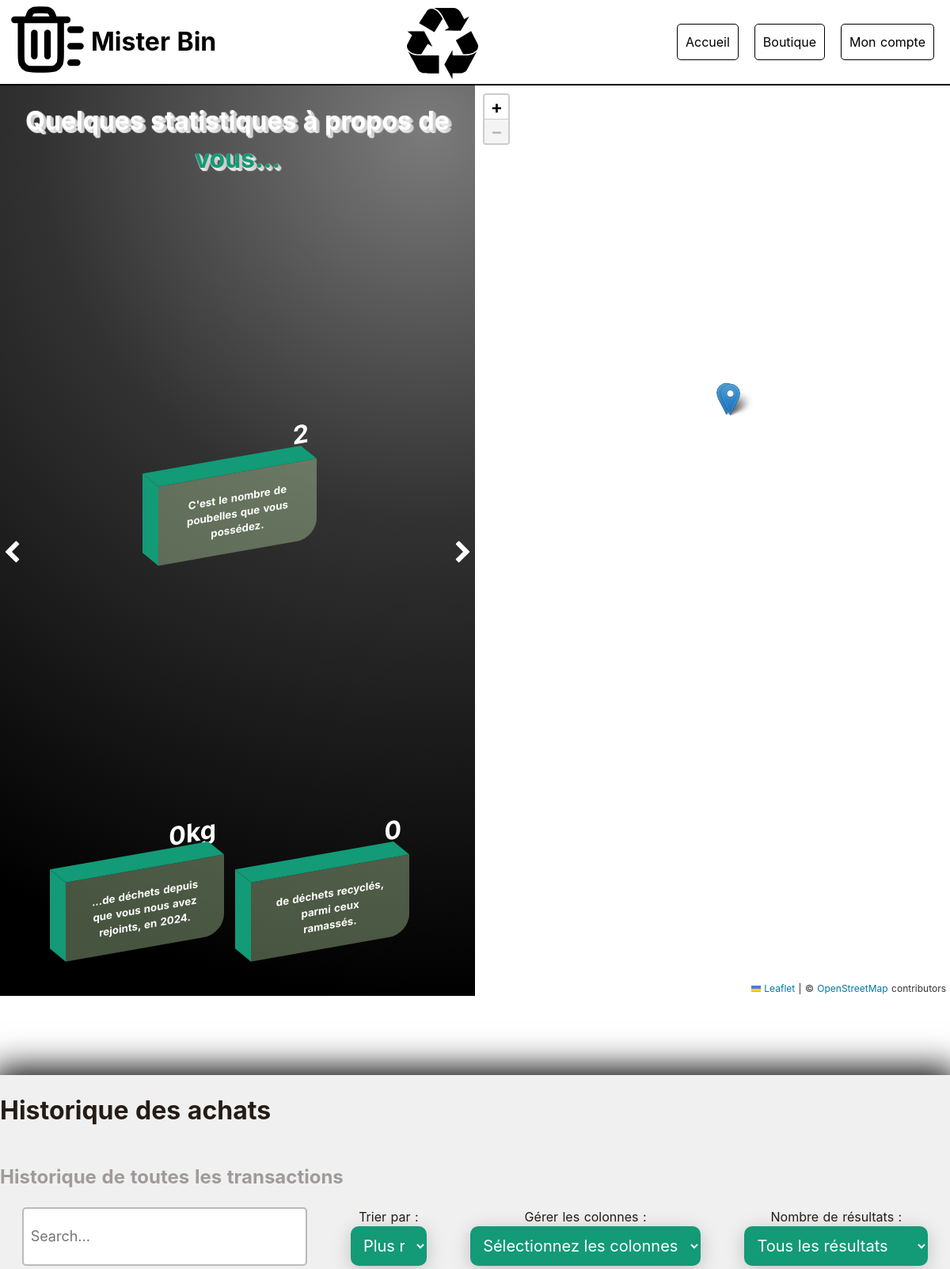
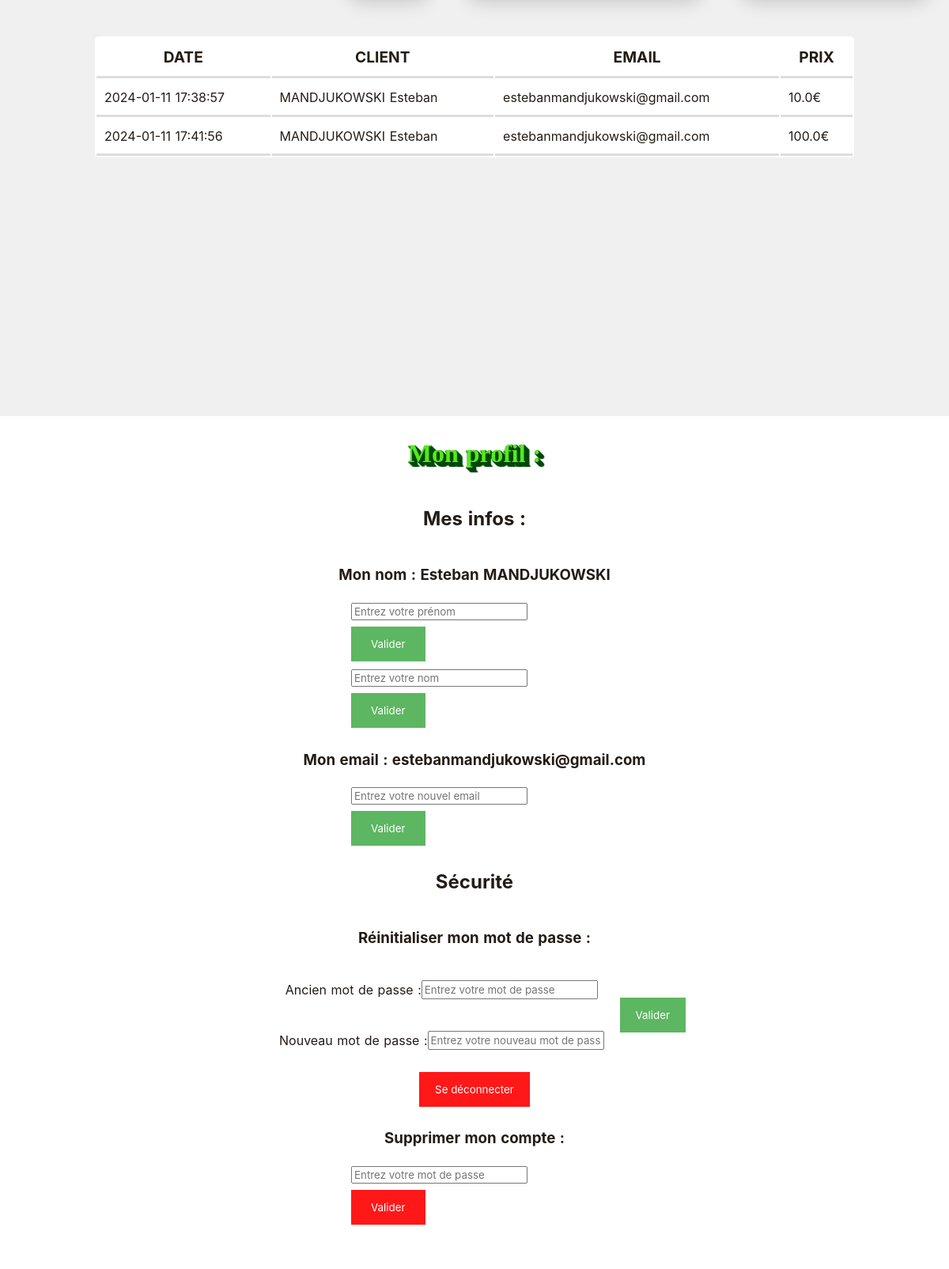
The app's page /profile/ (signed in, upper part) with its own data (2 pictures, top to bottom).
### tables this page shows
CREATE TABLE bins(bin_id INTEGER PRIMARY KEY AUTOINCREMENT NOT NULL,owner_id REFERENCES clients(client_id),product_id REFERENCES products(product_id),lat REAL, long REAL, used REAL DEFAULT 0,last_emptied DATETIME, last_emptied_by REFERENCES trucks(truck_id) DEFAULT NULL,bought_at DATETIME DEFAULT CURRENT_TIMESTAMP, waste_id REFERENCES waste_type(waste_type_id));

CREATE TABLE clients (client_id INTEGER PRIMARY KEY AUTOINCREMENT NOT NULL, first_name VARCHAR(100), last_name VARCHAR(100), email VARCHAR(100),pwd VARCHAR(512), created_at DATETIME DEFAULT CURRENT_TIMESTAMP,picked_up_volume INTEGER DEFAULT 0,recycled_volume INTEGER DEFAULT 0,status INTEGER DEFAULT 0);

CREATE TABLE products(product_id INTEGER PRIMARY KEY AUTOINCREMENT NOT NULL, product_name VARCHAR(100), price REAL, img_url VARCHAR(100),desc TEXT, volume INTEGER, stock INTEGER);

### backend/app.py (the view)
@app.route('/profile/')
@login_required
def profile():
    current_user_id = current_user.client_id
    bins_count = getBinsCount(current_user_id)
    volume_infos = getVolumeInfos(current_user_id)
    recycled_percentage = 100 * volume_infos["recycled_volume"] / volume_infos["picked_up_volume"] if volume_infos["picked_up_volume"] != 0 else 0
    time_since_creation = (dt.datetime.now() - CREATION_DATE).days
    bins_infos = getBinsStats(current_user_id,time_since_creation)
    purchases = getPurchases(current_user_id)
    return render_template('profile.html',user=current_user,bins_count=bins_count,volume_infos=volume_infos,joined_at=current_user.created_at.year,recycled_percentage=recycled_percentage,bins_infos=bins_infos,time_since_creation=time_since_creation,purchases=purchases)

### backend/app.py (called while the page is built)
@login_manager.user_loader
def load_user(client_id : int):
    cursor.execute("SELECT client_id,first_name,last_name,email,pwd,created_at,recycled_volume,status FROM clients WHERE client_id = ?", (client_id,))
    db_data = cursor.fetchone()
    if db_data is not None:
        client = Client(*db_data)
        return client
    return None

def getPurchases(client_id):
    DATA_FIELDS = ['bin_id','first_name','last_name','email','bought_at','price']
    SQL = """
        SELECT bin_id,first_name,last_name,email,bought_at,price FROM bins
        JOIN clients ON bins.owner_id = clients.client_id
        JOIN products ON bins.product_id = products.product_id
        WHERE owner_id = ?
    """
    cursor.execute(SQL,(client_id,))
    temp = cursor.fetchall()
    return [dict(zip(DATA_FIELDS,purchase)) for purchase in temp]

def getBinsCount(client_id):
    SQL = "SELECT COUNT(*) FROM bins WHERE owner_id = ?"
    cursor.execute(SQL,(client_id,))
    return cursor.fetchone()[0]

def getVolumeInfos(client_id):
    FIELDS = ["picked_up_volume","recycled_volume"]
    SQL = f"SELECT {','.join(FIELDS)} FROM clients WHERE client_id = ?"
    cursor.execute(SQL,(client_id,))
    res = cursor.fetchone()
    return dict(zip(FIELDS,res))

def getBinsStats(client_id : int,time_since_creation) -> dict:
    FIELDS = ["used","bought_at","volume","img_url",'lat','long']
    bins_infos = []
    SQL = """
        SELECT used,bought_at,volume,img_url,lat,long FROM bins
        JOIN products ON bins.product_id = products.product_id
        WHERE owner_id = ?
    """
    cursor.execute(SQL,(client_id,))
    bins = cursor.fetchall()
    for bin in bins:
        infos = {}
        for i in range(len(FIELDS)):
            infos[FIELDS[i]] = bin[i]
        dtime = dt.datetime.strptime(infos["bought_at"],"%Y-%m-%d %H:%M:%S")
        nb_days_since_bought = (dt.datetime.now() - dtime).days
        infos["existence_time_percentage"] = nb_days_since_bought / time_since_creation
        infos["bought_at"] = dt.datetime.now().year - dtime.year
        bins_infos.append(infos)
    return bins_infos

### frontend/templates/profile.html (shortened to what this page needs)
{%extends "base.html"%}
{%block stylesheets%}
<link href="/static/css/profile.css" rel="stylesheet">
{%endblock%}
{%block content%}
<link rel="stylesheet" href="https://unpkg.com/leaflet@1.7.1/dist/leaflet.css"/>
<div class="flex-row">
	<div class="column" style="position:relative;">
		{% if bins_count > 0 %}
			<img class="btn-prev slider-buttons svg-white" src="/static/images/chevron-left.svg" alt="chevron-left">
			<img class="btn-next slider-buttons svg-white" src="/static/images/chevron-right.svg" alt="chevron-right">
		{% endif %}
		<div class="slide stats flex-column">
			<h1 class="title text-white text-center">
				<span class="fadein-animation"> Quelques </span>
				<span class="fadein-animation"> statistiques </span>
				<span class="fadein-animation"> à </span>
				<span class="fadein-animation"> propos </span>
				<span class="fadein-animation"> de </span>
				<br>
				<span class="fadein-animation"> vous... </span>
			</h1>
			<div class="flex-row flex-center statistics-container">
				<div class="fullheight-stat-container flex-column">
					<div>
						<div class="text-end stat-number">
							<h4> {{ bins_count }} </h4>
						</div>
						<div class="item skewY--10 flex-column" data-value="{{ bins_count}}" data-max-value="20">
							<div class="stat-card flex-column">
								<h5 class="stat-title"> C'est le nombre de poubelles que vous possédez. </h5>
								<div class="stat-desc-container flex-center">
									<p class="stat-desc"> Enfin, de poubelles de chez <i> nous </i> que vous possédez. Vous êtes peut-être collectionneur de poubelles.</p>
								</div>
							</div>
						</div>
					</div>
				</div>
			</div>
			<div class="flex-row statistics-container flex-space-evenly">
				<div class="fullheight-stat-container flex-column">
					<div>
						<div class="text-end stat-number">
							<h4> {{volume_infos.picked_up_volume}}kg </h4>
						</div>
						<div class="item skewY--10 flex-column" data-value="{{volume_infos.picked_up_volume}}" data-max-value="1000">
							<div class="stat-card flex-column">
								<h5 class="stat-title"> ...de déchets depuis que vous nous avez rejoints, en {{ joined_at }}. </h5>
								<div class="stat-desc-container flex-center">
									<p class="stat-desc"> Vous souhaitez réduire encore plus votre consommation ? C'est par <a class="visited-h1-color" href="/">ici</a> que ça se passe.</p>
								</div>
							</div>
						</div>
					</div>
				</div>
				<div class="fullheight-stat-container flex-column">
					<div>
						<div class="text-end stat-number">
							<h4> {{ volume_infos.recycled_volume }} </h4>
						</div>
						<div class="item skewY--10 flex-column" data-value="{{ volume_infos.recycled_volume }}" data-max-value="1000">
							<div class="stat-card flex-column">
								<h5 class="stat-title"> de déchets recyclés, parmi ceux ramassés. </h5>
								<div class="stat-desc-container flex-center">
									<p class="s	box-sizing: border-box;tat-desc flex-center">
									</p>
								</div>
							</div>
						</div>
					</div>
				</div>
			</div>
		</div>
	</div>
	<div class="column" id="map" style="background-color: white;z-index: 0;"></div>
</div>
<div class="purchase-history-container flex-column">
	<h1> Historique des achats </h1>
	<div class="flex-row add-purchase-container">
		<h2 class="padding-2em text-faded-gray"> Historique de toutes les transactions</h2>
	</div>
	<div id="purchase-history-options" class="flex-row">
		<input type="search" name="searchbar" id="search-bar" placeholder="Search...">
		<div class="flex-column">
			<label for="filter" class="text-center"> Trier par : </label>
			<select id="filter-options" name="filter">
				<optgroup label="Trier par..">
					<option selected>Plus récent</option>
				</optgroup>
			</select>
		</div>
		<div class="flex-column">
			<label for="table-options" class="text-center"> Gérer les colonnes : </label>
			<div class="multiselect">
				<div class="select-box"  onclick="showCheckboxes()">
					<select style="width:fit-content;">
						<option> Sélectionnez les colonnes </option>
					</select>
					<div class="over-select"> </div>
				</div>
			</div>
		</div>
		<div class="flex-column">
			<label for="how-many-results" class="text-center"> Nombre de résultats : </label>
			<select id="number-of-results-select" name="how-many-results" style="width: fit-content;">
				<optgroup label="Afficher au plus...">
					<option value="all" selected> Tous les résultats </option>
				</optgroup>
			</select>
		</div>
	</div>
	<div id="table-container">
		<table id="purchase-history-table">
			<thead>
				<tr>
					<th class="text-left border-top-bottom"> DATE </th>
					<th class="text-left border-top-bottom"> CLIENT </th>
					<th class="text-left border-top-bottom"> EMAIL </th>
					<th class="text-left border-top-bottom"> PRIX </th>
				</tr>
			</thead>
			<tbody>
				{% if purchases == [] %}
					<tr>
						<td class="text-center" colspan="5"> Aucune transaction n'a été effectuée. </td>
					</tr>
				{% else %}
						{% for purchase in purchases %}
							<tr>
								<td> {{ purchase.bought_at }} </td>
								<td> {{ purchase.last_name }} {{ purchase.first_name }} </td>
								<td> {{ purchase.email }} </td>
								<td> {{ purchase.price }}€ </td>
							</tr>
						{% endfor %}
				{% endif %}
			</tbody>
		</table>
	</div>
</div>
<div class = "separation-line"></div>
<div class = "profile-management">
	<h1 id = "title-management">Mon profil : </h1>
	<h2 class = "user-info">Mes infos :</h2>
	<h3 id = "user-name">Mon nom : {{user.first_name}} {{user.last_name}}</h3>
	<form method="POST" id="firstname-change-form" action="/profile/reset-first-name/">
		<input type="text" name="new-first-name" placeholder = "Entrez votre prénom" required>
		<input class = "submit-button" type="submit" value="Valider" onclick="FirstnameChangeConfirmationDialog.showModal(); return false;"">
	</form>
	<form method="POST" id="lastname-change-form" action="/profile/reset-last-name/">
		<input type="text" name="new-last-name" placeholder="Entrez votre nom" required>
		<input class = "submit-button" type="submit" value="Valider" onclick="LastnameChangeConfirmationDialog.showModal(); return false;"">
	</form>
	<h3 id = "user-mail">Mon email : {{user.email}}</h3>
	<form method="POST" id="email-change-form" action="/profile/reset-email/">
		<input type="email" name="new-email" placeholder="Entrez votre nouvel email" required>
		<input class = "submit-button" type="submit" value="Valider" onclick="EmailChangeConfirmationDialog.showModal(); return false;"">
	</form>
	<h2 class = security>Sécurité</h2>
	<h3 id = "reset-password">Réinitialiser mon mot de passe :</h3>
	<form method="POST" id="password-change-form" action="/profile/reset-password/">
		<div class="flex-row">
			<div class="flex-column flex-center">
				<div class="flex-row margin-20">
					<label for="password"> Ancien mot de passe :</label>
					<input type="password" name="password" placeholder="Entrez votre mot de passe" required>
				</div>
				<div class="flex-row margin-20">
					<label for="new-password"> Nouveau mot de passe :</label>
					<input type="password" name="new-password" placeholder="Entrez votre nouveau mot de passe" required>
				</div>
			</div>
			<div class="flex-center">
				<input class="submit-button" id="password-submit" type="submit" value="Valider" onclick="PasswordChangeConfirmationDialog.showModal(); return false;">
			</div>
		</div>
	</form>
	<form method="GET" id="logout-form" action="/logout/">
		<button class = "submit-button" id="logout-button" type="submit" value="Se déconnecter" onclick="logoutConfirmationDialog.showModal(); return false;">Se déconnecter</button>
	</form>
	<h3 id="delete-user">Supprimer mon compte :</h3>
	<form method="POST" id="delete-user-form" action="/profile/delete-user/">
		<input type="password" name="password" placeholder="Entrez votre mot de passe" required>
		<input class = "submit-button" id="delete-user-button" type="submit" value="Valider" onclick="deleteConfirmationDialog.showModal(); return false;">
	</form>
</div>
{%endblock%}

### frontend/static/css/base.css (style rules this page uses)
* { font-family: 'Inter', sans-serif; }
body { background-color: rgb(255, 255, 255); margin : 0; overflow: visible; }
.flex-column { display: flex; flex-direction: column; }
.flex-row { display: flex; flex-direction: row; }
.flex-center { display: flex; justify-content: center; align-items: center; }

### records on screen
bins: bought_at "2024-01-11 17:38:57", last_name "MANDJUKOWSKI", first_name "Esteban", email "estebanmandjukowski@gmail.com", price "10.0"
bins: bought_at "2024-01-11 17:41:56", last_name "MANDJUKOWSKI", first_name "Esteban", email "estebanmandjukowski@gmail.com", price "100.0"
clients: first_name "Esteban", last_name "MANDJUKOWSKI", email "estebanmandjukowski@gmail.com"

### other values on screen
{{ bins_count }} "2"
{{ volume_infos.picked_up_volume }} "0"
{{ joined_at }} "2024"
{{ volume_infos.recycled_volume }} "0"
